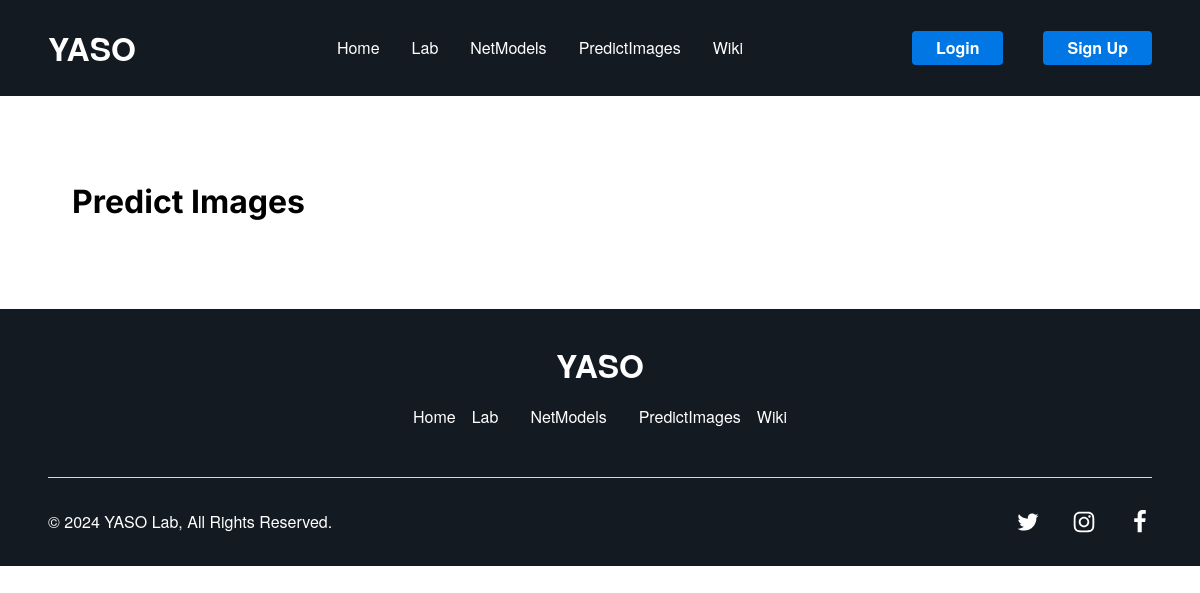
Before: /predictimage/ with the older database file.
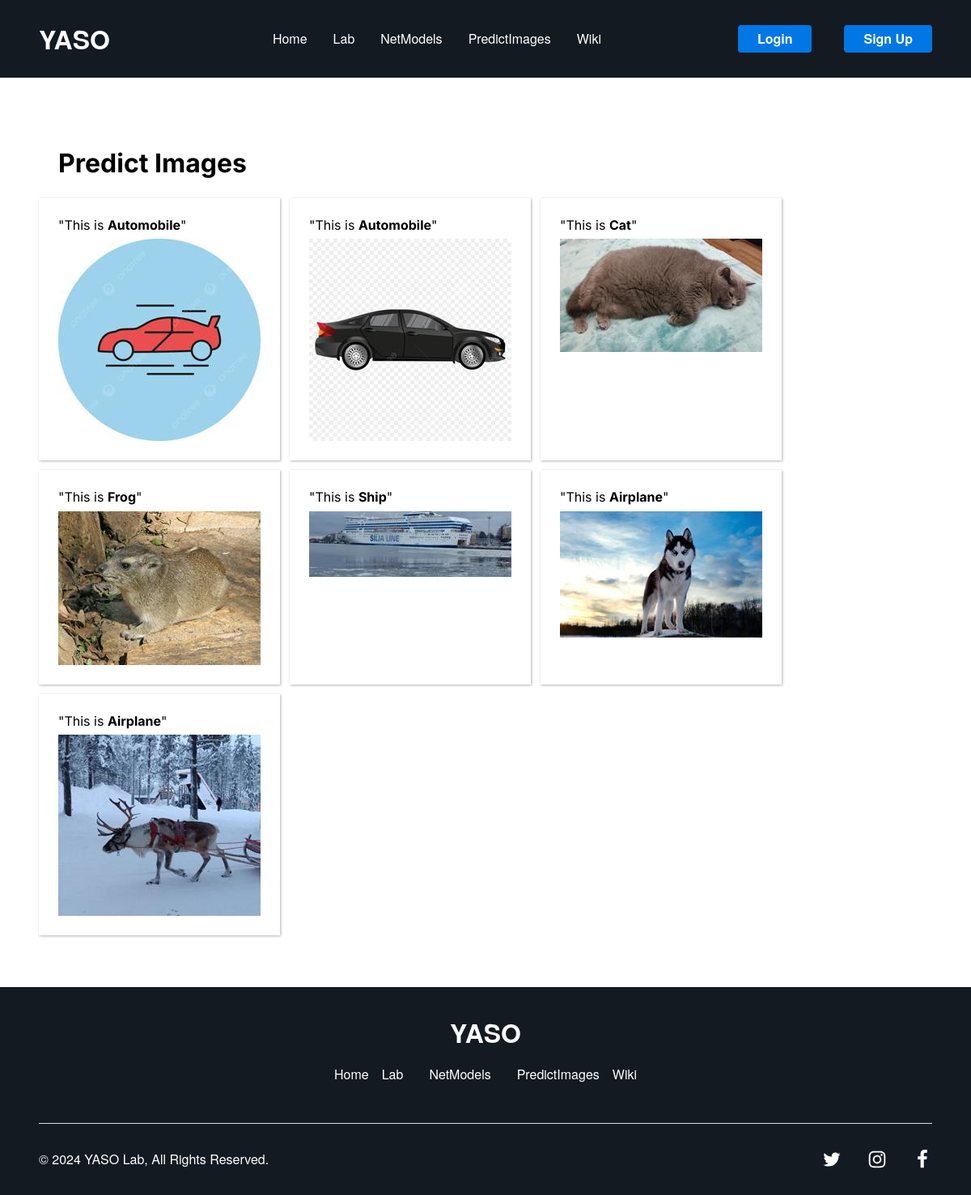
After: the same page with the newer database file.
### impred/models.py (models this page shows, shortened)
class Images(models.Model):
    name = models.CharField(max_length=30, null=False)                              # Наименование картинки
    netmodel = models.ForeignKey(NetModels, on_delete=models.CASCADE, null=True)    # Модель, по которой оценивалась картинка
    predict = models.ForeignKey(Labels, on_delete=models.CASCADE, null=True)        # Категория (метка) предсказания
    created = models.DateTimeField(auto_now_add=True)
    imagepath = models.ImageField(upload_to='images/', null=False)                  #  Путь файлу загруженной картинки

class Labels(models.Model):
    id = models.AutoField(primary_key=True)
    predict_id = models.IntegerField(null=False)                        # Индекс метки в модели
    name = models.CharField(max_length=30, null=False)                  # Наименование метки
    netmodel = models.ForeignKey(NetModels, on_delete=models.CASCADE)   # Модель, для которой эта метка
    class Meta:
        unique_together = ('netmodel', 'predict_id',)

### impred/views.py (the view)
# urls.py: path('predictimage/', views.predictimage, name='predictimage'),
def predictimage(request):
    new_image_id = request.session.get("new_image_id")
    if new_image_id:
        images = Images.objects.filter(id=new_image_id)
        del request.session["new_image_id"]
    else:
        images = Images.objects.all()
    return render(request, 'impred/predictimage.html', context={'images': images})

### impred/templates/impred/predictimage.html
{% extends "impred/base.html" %}
{% block content %}
<div class="home-hero">
    <div class="home-faq11">
        <div>
            <h1 class="mb-12">Predict Images</h1>
        </div>
        <div style="display: flex;gap: 12px;flex-wrap: wrap;">
            {% for image in images %}
            <div class="quote">
                <p> "This is <span class="bold">{{ image.predict.name }}</span>"</p>
                <img src="/media/{{image.imagepath}}" alt="{{ image.predict.name }}" style="max-width: 100%; max-height: 100%;">
            </div>
            {% endfor %}
        </div>
    </div>
</div>
{% endblock content %}

### impred/templates/impred/base.html (shortened to what this page needs)
<!DOCTYPE html>
<html lang="en">
<head>
    <link
    rel="stylesheet"
    href="https://unpkg.com/animate.css@4.1.1/animate.css"
    />
    <link
    rel="stylesheet"
    href="https://unpkg.com/@teleporthq/teleport-custom-scripts/dist/style.css"
    />
    {% load static %}
    <link rel="stylesheet" href="{% static 'impred/style.css' %}" type="text/css">
    <link rel="stylesheet" href="{% static 'impred/index2.css' %}" type="text/css">
    <link rel="stylesheet" href="{% static 'impred/lab2.css' %}" type="text/css">
    <link rel="stylesheet" href="{% static 'impred/login.css' %}" type="text/css">
    <link rel="stylesheet" href="{% static 'impred/error.css' %}" type="text/css">
</head>
<body>
    <div class="home-container">
        <div class="home-header">
        <header data-thq="thq-navbar" class="navbarContainer home-navbar-interactive">
            <a href="/" class="home-logo logo">YASO</a>
            <div data-thq="thq-navbar-nav" class="home-desktop-menu">
                <nav class="home-links">
                    <a href="/" class="home-nav12 bodySmall">Home</a>
                    <a href="{% url 'impred:loadimage' %}" id="lab" class="home-nav4 bodySmall">Lab</a>
                    <a href="{% url 'impred:netmodels' %}" id="netmodels" class="home-nav4 bodySmall">NetModels</a>
                    <a href="{% url 'impred:predictimage' %}" id="predictimage" class="home-nav4 bodySmall">PredictImages</a>
                    <a href="#" id="wiki" class="home-nav5 bodySmall">Wiki</a>
                </nav>
                <div class="home-buttons">
                    {% if user.is_authenticated %}
                    <p class="welcome-desktop">Welcome <b>{{ user.username }}!</b></p>
                    <a class="home-login buttonFilled" href="{% url 'user:logout' %}" role="button">Logout</a>
                    {% else %}
                    <a class="home-login buttonFilled" href="{% url 'user:login' %}" role="button">Login</a>
                    <a class="home-register buttonFilled" href="{% url 'user:signup' %}" role="button">Sign Up</a>
                    {% endif %}
                </div>
            </div>
        </header>
    </div>
    {% block content %} {% endblock %}
    <div class="home-footer">
        <footer class="footerContainer home-footer1">
            <div class="home-container5">
                <span class="logo">YASO</span>
                <nav class="home-nav1">
                    <a href="/" class="home-nav11 bodySmall">Home</a>
                    <a href="{% url 'impred:loadimage' %}" class="home-nav41 bodySmall">Lab</a>
                    <a href="{% url 'impred:netmodels' %}" id="fnetmodels" class="home-nav4 bodySmall">NetModels</a>
                    <a href="{% url 'impred:predictimage' %}" id="fpredictimage" class="home-nav4 bodySmall">PredictImages</a>
                    <span class="home-nav51 bodySmall">Wiki</span>
                </nav>
            </div>
            <div class="home-separator"></div>
            <div class="home-container6">
                <span class="bodySmall home-text23">
                    © 2024 YASO Lab, All Rights Reserved.
                </span>
                <div class="home-icon-group1">
                </div>
            </div>
        </footer>
    </div>
</body>
</html>

### impred/static/impred/style.css (style rules this page uses)
:root { --dl-color-gray-500: #595959; --dl-color-gray-700: #999999; --dl-color-gray-900: #D9D9D9; --dl-size-size-large: 144px; --dl-size-size-small: 48px; --dl-color-danger-300: #A22020; --dl-color-danger-500: #BF2626; --dl-color-danger-700: #E14747; --dl-color-gray-black: #000000; --dl-color-gray-white: #FFFFFF; --dl-size-size-medium: 96px; --dl-size-size-xlarge: 192px; --dl-size-size-xsmall: 16px; --dl-space-space-unit: 16px; --dl-color-primary-100: #003EB3; --dl-color-primary-300: #0074F0; --dl-color-primary-500: #14A9FF; --dl-color-primary-700: #85DCFF; --dl-color-success-300: #199033; --dl-color-success-500: #32A94C; --dl-color-success-700: #4CC366; --dl-size-size-xxlarge: 288px; --dl-size-size-maxwidth: 1400px; --dl-radius-radius-round: 50%; --dl-color-custom-accent1: #2F3D50; --dl-space-space-halfunit: 8px; --dl-space-space-sixunits: 96px; --dl-space-space-twounits: 32px; --dl-color-custom-primary1: #0077E5; --dl-color-custom-primary2: #4DA9FF; --dl-radius-radius-radius2: 2px; --dl-radius-radius-radius4: 4px; --dl-radius-radius-radius8: 8px; --dl-space-space-fiveunits: 80px; --dl-space-space-fourunits: 64px; --dl-space-space-threeunits: 48px; --dl-color-custom-secondary1: #E5F0FF; --dl-color-custom-neutral-dark: #141A22; --dl-color-custom-neutral-light: #FFFFFF; --dl-space-space-oneandhalfunits: 24px; --div-border-color: #B3B3B3; }
.bold { font-weight: bold; }
.buttonFilled { color: var(--dl-color-custom-neutral-light); transition: 0.3s; font-family: Helvetica Neue; font-weight: bold; padding-top: var(--dl-space-space-halfunit); padding-left: var(--dl-space-space-oneandhalfunits); border-radius: 4px; padding-right: var(--dl-space-space-oneandhalfunits); padding-bottom: var(--dl-space-space-halfunit); background-color: var(--dl-color-custom-primary1); }
.navbarContainer { color: var(--dl-color-custom-neutral-light); width: 100%; display: flex; position: sticky; align-items: center; padding-top: var(--dl-space-space-oneandhalfunits); padding-left: var(--dl-space-space-threeunits); padding-right: var(--dl-space-space-threeunits); padding-bottom: var(--dl-space-space-oneandhalfunits); justify-content: space-between; background-color: var(--dl-color-custom-neutral-dark); }
.footerContainer { color: var(--dl-color-custom-neutral-light); width: 100%; display: flex; align-items: center; padding-top: var(--dl-space-space-twounits); padding-left: var(--dl-space-space-threeunits); padding-right: var(--dl-space-space-threeunits); flex-direction: column; padding-bottom: var(--dl-space-space-twounits); justify-content: space-between; background-color: var(--dl-color-custom-neutral-dark); }
.socialIcons { fill: var(--dl-color-custom-neutral-light); }
.bodySmall { font-size: 16px; font-family: Helvetica Neue; font-weight: 400; line-height: 150%; }
.logo { font-size: 2em; font-family: Helvetica Neue; font-weight: 700; line-height: 150%; text-transform: uppercase; }

### impred/templates/impred/base.html (style rules this page uses)
html { line-height: 1.15; }
body { margin: 0; }
* { box-sizing: border-box; border-width: 0; border-style: solid; }
p,li,ul,pre,div,h1,h2,h3,h4,h5,h6,figure,blockquote,figcaption { margin: 0; padding: 0; }
a { color: inherit; text-decoration: inherit; }
img { display: block; }
html { scroll-behavior: smooth }
html { font-family: Inter; font-size: 16px; }
body { font-weight: 400; font-style:normal; text-decoration: none; text-transform: none; letter-spacing: normal; line-height: 1.15; color: var(--dl-color-gray-black); background-color: var(--dl-color-gray-white); }

Changed rows visible on the page:
added Images: predict.name "Automobile", imagepath (picture)
added Images: predict.name "Automobile", imagepath (picture)
added Images: predict.name "Cat", imagepath (picture)
added Images: predict.name "Frog", imagepath (picture)
added Images: predict.name "Ship", imagepath (picture)
added Images: predict.name "Airplane", imagepath (picture)
added Images: predict.name "Airplane", imagepath (picture)
